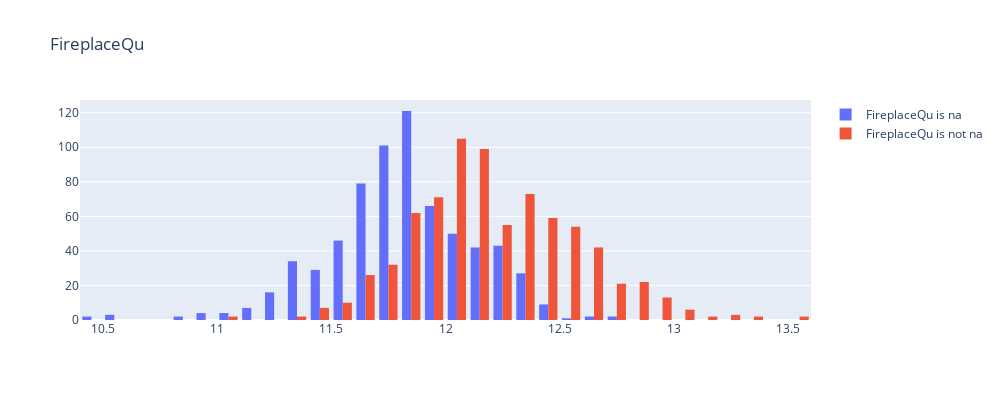
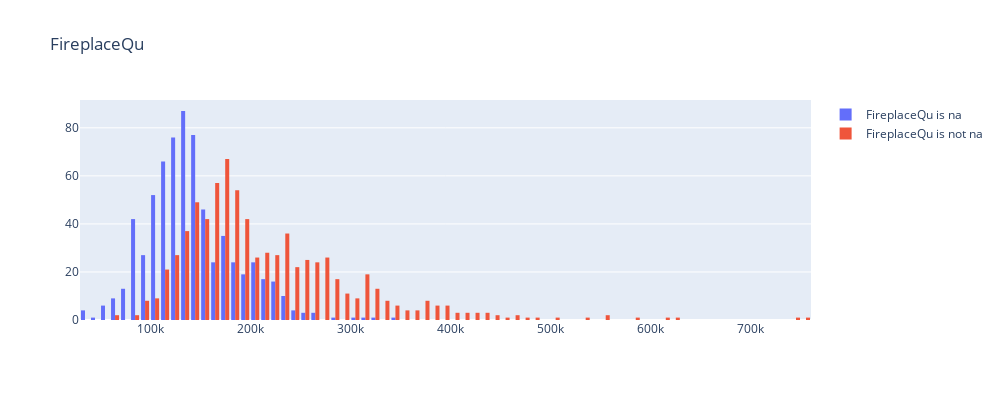

Notebook code for these charts, in order:
### Markdown cell above
Значение статистики большое &mdash; можно отвергнуть нулевую гипотезу, что данные имеют одинаковое распределение.

Изобразим данные в разрезе признака на графике:

### Code cell
hist('FireplaceQu', log=True, nbins=50)
hist('FireplaceQu')

### Figure 1 — Plotly figure (JSON) as saved in the notebook; plotly's stock layout.template omitted (floating-point values rounded to 4 significant figures; data arrays with more than 128 entries replaced by an {"elided": "..."} marker saying what was removed)
{"data": [{"name": "FireplaceQu is na", "nbinsx": 50, "type": "histogram", "x": {"elided": "690 float values"}}, {"name": "FireplaceQu is not na", "nbinsx": 50, "type": "histogram", "x": {"elided": "770 float values"}}], "layout": {"height": 400, "showlegend": true, "title": {"text": "FireplaceQu"}, "width": 1000}}

### Figure 2 — Plotly figure (JSON) as saved in the notebook; plotly's stock layout.template omitted (floating-point values rounded to 4 significant figures; data arrays with more than 128 entries replaced by an {"elided": "..."} marker saying what was removed)
{"data": [{"name": "FireplaceQu is na", "nbinsx": 100, "type": "histogram", "x": {"elided": "690 int values"}}, {"name": "FireplaceQu is not na", "nbinsx": 100, "type": "histogram", "x": {"elided": "770 int values"}}], "layout": {"height": 400, "showlegend": true, "title": {"text": "FireplaceQu"}, "width": 1000}}
